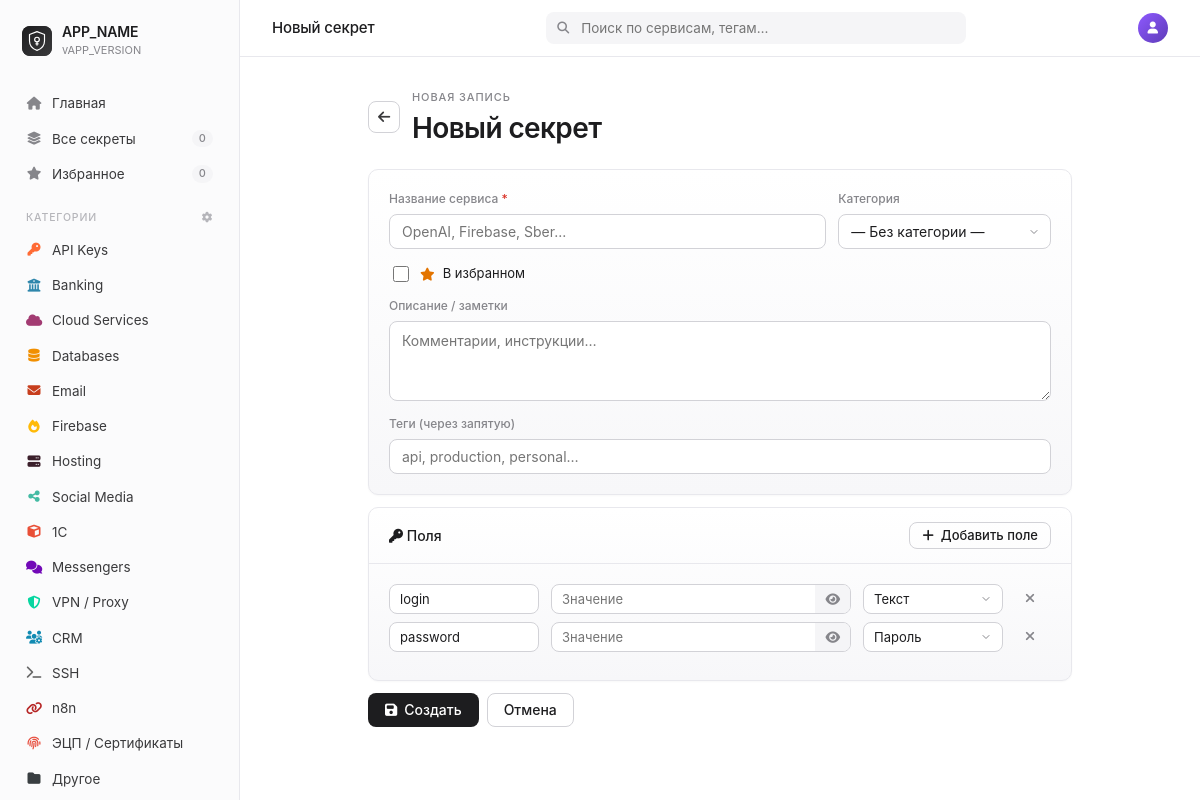
The page /pages/secret_form.php (signed in) on the database its author committed.
### tables this page shows
CREATE TABLE IF NOT EXISTS `categories` (
    `id` INT UNSIGNED NOT NULL AUTO_INCREMENT PRIMARY KEY,
    `name` VARCHAR(100) NOT NULL,
    `icon` VARCHAR(50) NULL,
    `color` VARCHAR(7) NULL,
    `sort_order` INT NOT NULL DEFAULT 0,
    `created_at` DATETIME NOT NULL DEFAULT CURRENT_TIMESTAMP,
    UNIQUE KEY `uk_name` (`name`)
);

### bootstrap.php (called while the page is built, shortened)
<?php
spl_autoload_register(function ($className) {
    $file = __DIR__ . '/classes/' . $className . '.php';
});

### classes/Database.php (called while the page is built, shortened)
<?php
class Database {
    private static ?Database $instance = null;
    private PDO $pdo;
    private function __construct() {
        $dsn = 'mysql:host=' . DB_HOST . ';dbname=' . DB_NAME . ';charset=utf8mb4';
        $this->pdo = new PDO($dsn, DB_USER, DB_PASS, [
            PDO::ATTR_ERRMODE            => PDO::ERRMODE_EXCEPTION,
            PDO::ATTR_DEFAULT_FETCH_MODE => PDO::FETCH_ASSOC,
            PDO::ATTR_EMULATE_PREPARES   => false,
        ]);
    }
    public static function getInstance(): self {
        if (self::$instance === null) {
            self::$instance = new self();
        }
        return self::$instance;
    }
    public function query(string $sql, array $params = []): PDOStatement {
        $stmt = $this->pdo->prepare($sql);
        $stmt->execute($params);
        return $stmt;
    }
    public function fetchAll(string $sql, array $params = []): array {
        return $this->query($sql, $params)->fetchAll();
    }
    public function fetchColumn(string $sql, array $params = []): mixed {
        return $this->query($sql, $params)->fetchColumn();
    }
}

### classes/SecretService.php (called while the page is built, shortened)
<?php
class SecretService {
    private Database $db;
    public function __construct() {
        $this->db = Database::getInstance();
    }
    public function getStats(): array {
        return [
            'total' => (int)$this->db->fetchColumn("SELECT COUNT(*) FROM secrets"),
            'favorites' => (int)$this->db->fetchColumn("SELECT COUNT(*) FROM secrets WHERE is_favorite = 1"),
            'fields' => (int)$this->db->fetchColumn("SELECT COUNT(*) FROM secret_fields"),
            'categories_used' => (int)$this->db->fetchColumn("SELECT COUNT(DISTINCT category_id) FROM secrets WHERE category_id IS NOT NULL"),
            'total_views' => (int)$this->db->fetchColumn("SELECT COALESCE(SUM(view_count), 0) FROM secrets"),
        ];
    }
}

### classes/CategoryService.php (called while the page is built, shortened)
<?php
class CategoryService {
    private Database $db;
    public function __construct() {
        $this->db = Database::getInstance();
    }
    public function getAll(): array {
        return $this->db->fetchAll("
            SELECT c.*,
                   (SELECT COUNT(*) FROM secrets s WHERE s.category_id = c.id) AS secret_count
            FROM categories c
            ORDER BY c.sort_order, c.name
        ");
    }
}

### pages/secret_form.php (the view, shortened to what this page needs)
<?php
require_once __DIR__ . '/../bootstrap.php';
$categoryService = new CategoryService();
$secretService = new SecretService();
$categories = $categoryService->getAll();
$stats = $secretService->getStats();
$id = isset($_GET['id']) ? (int)$_GET['id'] : 0;
$isEdit = $id > 0;
$secret = null;
$pageTitle = $isEdit ? "Редактирование: {$secret['service_name']}" : 'Новый секрет';
?>
<div class="am-page-head">
    <div class="am-page-head-text">
        <div class="am-flex am-items-center am-gap-3">
            <a href="<?= $isEdit ? "/local_secrets/pages/secret_view.php?id={$id}" : '/local_secrets/index.php' ?>"
               class="am-back" title="Назад">
                <i class="fas fa-arrow-left"></i>
            </a>
            <div>
                <div class="am-eyebrow"><?= $isEdit ? 'Редактирование' : 'Новая запись' ?></div>
                <h1 class="am-h1"><?= htmlspecialchars($pageTitle) ?></h1>
            </div>
        </div>
    </div>
</div>
<form method="POST" id="secretForm">
    <div class="am-card am-mb-3">
        <div class="am-field-row cols-3">
            <div class="am-field" style="grid-column: span 2;">
                <label class="am-label">Название сервиса <span class="am-req">*</span></label>
                <input type="text" name="service_name" class="am-input"
                       value="<?= htmlspecialchars($secret['service_name'] ?? $_POST['service_name'] ?? '') ?>"
                       placeholder="OpenAI, Firebase, Sber..." required>
            </div>
            <div class="am-field">
                <label class="am-label">Категория</label>
                <select name="category_id" class="am-select">
                    <option value="">— Без категории —</option>
                </select>
            </div>
        </div>
        <label class="am-check am-mb-3">
            <input type="checkbox" name="is_favorite" id="isFavorite"
                   <?= ($secret['is_favorite'] ?? false) ? 'checked' : '' ?>>
            <i class="fas fa-star am-text-warning"></i> В избранном
        </label>
        <div class="am-field">
            <label class="am-label">Описание / заметки</label>
            <textarea name="description" class="am-textarea" rows="2"
                      placeholder="Комментарии, инструкции…"><?= htmlspecialchars($secret['description'] ?? $_POST['description'] ?? '') ?></textarea>
        </div>
        <div class="am-field am-mb-0">
            <label class="am-label">Теги <span class="am-muted">(через запятую)</span></label>
            <input type="text" name="tags" class="am-input"
                   value="<?= htmlspecialchars(
                       $isEdit && isset($secret['tags'])
                           ? implode(', ', array_column($secret['tags'], 'name'))
                           : ($_POST['tags'] ?? '')
                   ) ?>"
                   placeholder="api, production, personal…">
        </div>
    </div>
    <div class="am-card am-card-flush am-mb-3">
        <div class="am-card-head">
            <span><i class="fas fa-key"></i> Поля</span>
            <button type="button" class="am-btn am-btn-ghost am-btn-sm" id="addFieldBtn">
                <i class="fas fa-plus"></i> Добавить поле
            </button>
        </div>
        <div class="am-card-body" id="fieldsContainer">
            <?php
            $fields = $secret['fields'] ?? $_POST['field_name'] ?? [];
            if (empty($fields)) {
                $fields = [
                    ['field_name' => 'login', 'field_value' => '', 'field_type' => 'text'],
                    ['field_name' => 'password', 'field_value' => '', 'field_type' => 'password'],
                ];
            }
            foreach ($fields as $i => $field):
                $fname = $field['field_name'] ?? ($field['name'] ?? '');
                $fvalue = $field['field_value'] ?? ($field['value'] ?? '');
                $ftype = $field['field_type'] ?? ($field['type'] ?? 'text');
            ?>
                <div class="field-row am-field-row am-mb-2"
                     style="grid-template-columns: 1fr 2fr 140px 36px; align-items: end;">
                    <div class="am-field am-mb-0">
                        <input type="text" name="field_name[]" class="am-input am-input-sm"
                               value="<?= htmlspecialchars($fname) ?>" placeholder="Название поля">
                    </div>
                    <div class="am-field am-mb-0">
                        <div class="am-input-group">
                            <input type="<?= $ftype === 'password' ? 'password' : 'text' ?>"
                                   name="field_value[]" class="am-input am-input-sm field-value-input"
                                   value="<?= htmlspecialchars($fvalue) ?>" placeholder="Значение">
                            <button type="button" class="am-input-group-addon toggle-visibility"
                                    title="Показать/скрыть">
                                <i class="fas fa-eye"></i>
                            </button>
                        </div>
                    </div>
                    <div class="am-field am-mb-0">
                        <select name="field_type[]" class="am-select am-input-sm">
                            <option value="text" <?= $ftype === 'text' ? 'selected' : '' ?>>Текст</option>
                            <option value="password" <?= $ftype === 'password' ? 'selected' : '' ?>>Пароль</option>
                        </select>
                    </div>
                    <button type="button" class="am-icon-btn is-danger remove-field" title="Удалить">
                        <i class="fas fa-times"></i>
                    </button>
                </div>
            <?php endforeach; ?>
        </div>
    </div>
    <div class="am-flex am-gap-2">
        <button type="submit" class="am-btn am-btn-primary">
            <i class="fas fa-save"></i> <?= $isEdit ? 'Сохранить' : 'Создать' ?>
        </button>
        <a href="<?= $isEdit ? "/local_secrets/pages/secret_view.php?id={$id}" : '/local_secrets/index.php' ?>"
           class="am-btn am-btn-ghost">Отмена</a>
    </div>
</form>
<?php
$content = ob_get_clean();
include __DIR__ . '/../templates/layout.php';

### templates/layout.php (shortened to what this page needs)
<?php
$currentScript = basename($_SERVER['SCRIPT_NAME']);
$currentCatId  = isset($_GET['cat']) ? (int)$_GET['cat'] : null;
$isFavView     = !empty($_GET['fav']);
$isAllSecrets  = $currentScript === 'index.php' && !$currentCatId && !$isFavView;
?>
<!DOCTYPE html>
<html lang="ru">
<head>
    <link href="https://cdnjs.cloudflare.com/ajax/libs/font-awesome/6.4.2/css/all.min.css" rel="stylesheet">
    <link href="/local_secrets/assets/css/app.css?v=<?= APP_VERSION ?>" rel="stylesheet">
</head>
<body>
    <div class="am-shell">
        <aside class="am-sidebar" id="amSidebar">
            <a href="/local_secrets/pages/dashboard.php" class="am-brand">
                <img class="am-brand-mark" src="/local_secrets/assets/favicon.svg" alt="<?= APP_NAME ?>">
                <div>
                    <div class="am-brand-name"><?= APP_NAME ?></div>
                    <div class="am-brand-sub">v<?= APP_VERSION ?></div>
                </div>
            </a>
            <nav class="am-nav">
                <a class="am-nav-item <?= $currentScript === 'dashboard.php' ? 'is-active' : '' ?>"
                   href="/local_secrets/pages/dashboard.php">
                    <i class="fas fa-house"></i>
                    <span class="am-nav-label">Главная</span>
                </a>
                <a class="am-nav-item <?= $isAllSecrets ? 'is-active' : '' ?>"
                   href="/local_secrets/index.php">
                    <i class="fas fa-layer-group"></i>
                    <span class="am-nav-label">Все секреты</span>
                    <?php if (isset($stats['total'])): ?>
                        <span class="am-nav-badge"><?= (int)$stats['total'] ?></span>
                    <?php endif; ?>
                </a>
                <a class="am-nav-item <?= $isFavView ? 'is-active' : '' ?>"
                   href="/local_secrets/index.php?fav=1">
                    <i class="fas fa-star"></i>
                    <span class="am-nav-label">Избранное</span>
                    <?php if (isset($stats['favorites'])): ?>
                        <span class="am-nav-badge"><?= (int)$stats['favorites'] ?></span>
                    <?php endif; ?>
                </a>
                <div class="am-nav-section">
                    <span>Категории</span>
                    <a href="/local_secrets/pages/categories.php" title="Управление категориями">
                        <i class="fas fa-gear"></i>
                    </a>
                </div>
                <?php if (!empty($categories)): ?>
                    <?php foreach ($categories as $cat): ?>
                        <a class="am-nav-item <?= $currentCatId === (int)$cat['id'] ? 'is-active' : '' ?>"
                           href="/local_secrets/index.php?cat=<?= (int)$cat['id'] ?>">
                            <i class="fas <?= htmlspecialchars($cat['icon'] ?? 'fa-folder') ?>"
                               style="color: <?= htmlspecialchars($cat['color'] ?? 'var(--am-text-3)') ?>"></i>
                            <span class="am-nav-label"><?= htmlspecialchars($cat['name']) ?></span>
                        </a>
                    <?php endforeach; ?>
                <?php endif; ?>
                <div class="am-nav-section"><span>Действия</span></div>
            </nav>
        </aside>
        <div class="am-main">
            <?php include __DIR__ . '/header.php'; ?>
            <div class="am-content">
                <?= $content ?? '' ?>
            </div>
        </div>
    </div>
</body>
</html>

### rows shown on the page
categories: name "API Keys"
categories: name "Banking"
categories: name "Cloud Services"
categories: name "Databases"
categories: name "Email"
categories: name "Firebase"
categories: name "Hosting"
categories: name "Social Media"
categories: name "1С"
categories: name "Messengers"
categories: name "VPN / Proxy"
categories: name "CRM"
categories: name "SSH"
categories: name "n8n"
categories: name "ЭЦП / Сертификаты"
categories: name "Другое"

### other values the page prints
APP_NAME "APP_NAME"
APP_VERSION "APP_VERSION"
$stats['total'] "0"
$stats['favorites'] "0"
$pageTitle "Новый секрет"
